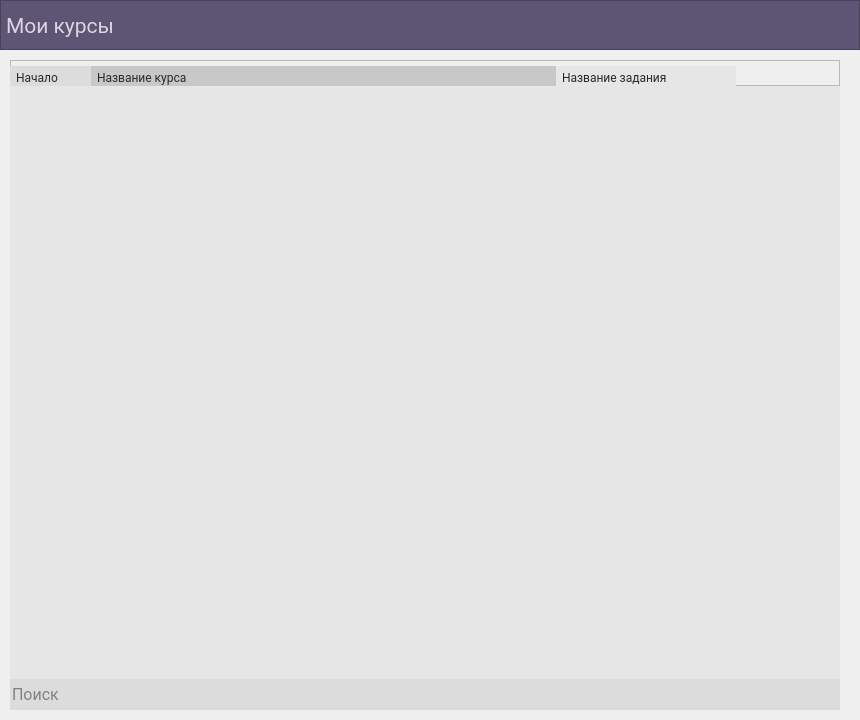
<?xml version="1.0" encoding="UTF-8"?>
<ui version="4.0">
 <class>Form</class>
 <widget class="QWidget" name="Form">
  <property name="geometry">
   <rect>
    <x>0</x>
    <y>0</y>
    <width>860</width>
    <height>720</height>
   </rect>
  </property>
  <property name="sizePolicy">
   <sizepolicy hsizetype="Expanding" vsizetype="Expanding">
    <horstretch>0</horstretch>
    <verstretch>0</verstretch>
   </sizepolicy>
  </property>
  <property name="windowTitle">
   <string>Form</string>
  </property>
  <layout class="QGridLayout" name="gridLayout" rowstretch="0,0,0,0,0,0,0,0">
   <property name="leftMargin">
    <number>0</number>
   </property>
   <property name="topMargin">
    <number>0</number>
   </property>
   <property name="rightMargin">
    <number>0</number>
   </property>
   <property name="bottomMargin">
    <number>10</number>
   </property>
   <property name="horizontalSpacing">
    <number>0</number>
   </property>
   <property name="verticalSpacing">
    <number>10</number>
   </property>
   <item row="0" column="0" colspan="4">
    <widget class="QFrame" name="frame">
     <property name="sizePolicy">
      <sizepolicy hsizetype="Expanding" vsizetype="Minimum">
       <horstretch>0</horstretch>
       <verstretch>0</verstretch>
      </sizepolicy>
     </property>
     <property name="minimumSize">
      <size>
       <width>0</width>
       <height>50</height>
      </size>
     </property>
     <property name="maximumSize">
      <size>
       <width>16777215</width>
       <height>50</height>
      </size>
     </property>
     <property name="styleSheet">
      <string notr="true">QFrame
{
	background-color: rgb(94, 84, 115);
}
</string>
     </property>
     <property name="frameShape">
      <enum>QFrame::StyledPanel</enum>
     </property>
     <property name="frameShadow">
      <enum>QFrame::Raised</enum>
     </property>
     <property name="lineWidth">
      <number>0</number>
     </property>
     <layout class="QHBoxLayout" name="horizontalLayout" stretch="1,0">
      <property name="spacing">
       <number>0</number>
      </property>
      <property name="sizeConstraint">
       <enum>QLayout::SetDefaultConstraint</enum>
      </property>
      <property name="leftMargin">
       <number>5</number>
      </property>
      <property name="topMargin">
       <number>0</number>
      </property>
      <property name="rightMargin">
       <number>2</number>
      </property>
      <property name="bottomMargin">
       <number>0</number>
      </property>
      <item>
       <widget class="QLabel" name="label">
        <property name="sizePolicy">
         <sizepolicy hsizetype="Preferred" vsizetype="Preferred">
          <horstretch>0</horstretch>
          <verstretch>0</verstretch>
         </sizepolicy>
        </property>
        <property name="minimumSize">
         <size>
          <width>0</width>
          <height>50</height>
         </size>
        </property>
        <property name="maximumSize">
         <size>
          <width>16777215</width>
          <height>50</height>
         </size>
        </property>
        <property name="font">
         <font>
          <family>Roboto</family>
          <pointsize>16</pointsize>
         </font>
        </property>
        <property name="styleSheet">
         <string notr="true">QLabel
{
	background-color: rgba(255, 255, 255, 0);
	color:rgb(220,212,229);
}</string>
        </property>
        <property name="text">
         <string>Мои курсы</string>
        </property>
       </widget>
      </item>
      <item>
       <widget class="QPushButton" name="settingsButton">
        <property name="sizePolicy">
         <sizepolicy hsizetype="Preferred" vsizetype="Preferred">
          <horstretch>0</horstretch>
          <verstretch>0</verstretch>
         </sizepolicy>
        </property>
        <property name="minimumSize">
         <size>
          <width>40</width>
          <height>40</height>
         </size>
        </property>
        <property name="maximumSize">
         <size>
          <width>50</width>
          <height>50</height>
         </size>
        </property>
        <property name="font">
         <font>
          <family>Roboto</family>
          <pointsize>9</pointsize>
         </font>
        </property>
        <property name="styleSheet">
         <string notr="true">QPushButton
{
	background-color: rgba(0,0,0, 0);
	image: url(icons/settings);
	border: none;
	color: rgb(40,40,40);
	padding: 7 7 7 7;
	border-radius: 20px;

}
	QPushButton:hover
	{
		padding: 5 5 5 5;
	}
	QPushButton:pressed
	{
		background-color: rgba(0,0,0, 40);
		padding: 3 3 3 3;	
	}</string>
        </property>
        <property name="text">
         <string/>
        </property>
       </widget>
      </item>
     </layout>
    </widget>
   </item>
   <item row="7" column="0">
    <layout class="QVBoxLayout" name="ListLay">
     <property name="spacing">
      <number>0</number>
     </property>
     <property name="leftMargin">
      <number>10</number>
     </property>
     <property name="rightMargin">
      <number>20</number>
     </property>
     <item>
      <widget class="QFrame" name="frame_2">
       <property name="minimumSize">
        <size>
         <width>0</width>
         <height>26</height>
        </size>
       </property>
       <property name="maximumSize">
        <size>
         <width>16777215</width>
         <height>26</height>
        </size>
       </property>
       <property name="frameShape">
        <enum>QFrame::StyledPanel</enum>
       </property>
       <property name="frameShadow">
        <enum>QFrame::Raised</enum>
       </property>
       <widget class="QPushButton" name="assignTab">
        <property name="geometry">
         <rect>
          <x>546</x>
          <y>0</y>
          <width>180</width>
          <height>26</height>
         </rect>
        </property>
        <property name="sizePolicy">
         <sizepolicy hsizetype="Preferred" vsizetype="Preferred">
          <horstretch>0</horstretch>
          <verstretch>0</verstretch>
         </sizepolicy>
        </property>
        <property name="minimumSize">
         <size>
          <width>0</width>
          <height>26</height>
         </size>
        </property>
        <property name="maximumSize">
         <size>
          <width>16777215</width>
          <height>26</height>
         </size>
        </property>
        <property name="font">
         <font>
          <family>Roboto</family>
          <pointsize>9</pointsize>
         </font>
        </property>
        <property name="styleSheet">
         <string notr="true">QPushButton
{
	background-color: rgb(230, 230, 230);
	border: none;
	color: rgb(40,40,40);
	text-align: left;
	padding-left: 6px;
	padding-top:2px;
	margin-top:6;
}
	QPushButton:hover
	{
		margin-top:0;
	}</string>
        </property>
        <property name="text">
         <string>Название задания</string>
        </property>
       </widget>
       <widget class="QPushButton" name="beginTab">
        <property name="geometry">
         <rect>
          <x>0</x>
          <y>0</y>
          <width>81</width>
          <height>26</height>
         </rect>
        </property>
        <property name="sizePolicy">
         <sizepolicy hsizetype="Expanding" vsizetype="Preferred">
          <horstretch>0</horstretch>
          <verstretch>0</verstretch>
         </sizepolicy>
        </property>
        <property name="minimumSize">
         <size>
          <width>81</width>
          <height>26</height>
         </size>
        </property>
        <property name="maximumSize">
         <size>
          <width>81</width>
          <height>26</height>
         </size>
        </property>
        <property name="font">
         <font>
          <family>Roboto</family>
          <pointsize>9</pointsize>
         </font>
        </property>
        <property name="styleSheet">
         <string notr="true">QPushButton
{
	background-color:rgb(220, 220, 220);
	border: none;
	color: rgb(40,40,40);
	text-align: left;
	padding-left: 6px;
	padding-top:2px;
	margin-top:6;
}
	QPushButton:hover
	{
		background-color:rgb(255, 220, 220);
		margin-top:0;
	}
	</string>
        </property>
        <property name="text">
         <string>Начало</string>
        </property>
       </widget>
       <widget class="QPushButton" name="courseTab">
        <property name="geometry">
         <rect>
          <x>81</x>
          <y>0</y>
          <width>465</width>
          <height>26</height>
         </rect>
        </property>
        <property name="sizePolicy">
         <sizepolicy hsizetype="Preferred" vsizetype="Preferred">
          <horstretch>0</horstretch>
          <verstretch>0</verstretch>
         </sizepolicy>
        </property>
        <property name="minimumSize">
         <size>
          <width>0</width>
          <height>26</height>
         </size>
        </property>
        <property name="maximumSize">
         <size>
          <width>16777215</width>
          <height>26</height>
         </size>
        </property>
        <property name="font">
         <font>
          <family>Roboto</family>
          <pointsize>9</pointsize>
         </font>
        </property>
        <property name="styleSheet">
         <string notr="true">QPushButton
{
	border: none;
	background-color:rgb(200, 200, 200);
	color: rgb(40,40,40);
	text-align: left;
	padding-left: 6px;
	padding-top:2px;
	margin-top:6;
}
	QPushButton:hover
	{
		background-color:rgb(220, 220, 220);
	margin-top:0;
	}</string>
        </property>
        <property name="text">
         <string>Название курса</string>
        </property>
       </widget>
      </widget>
     </item>
     <item>
      <widget class="QListWidget" name="list">
       <property name="enabled">
        <bool>true</bool>
       </property>
       <property name="sizePolicy">
        <sizepolicy hsizetype="Preferred" vsizetype="Preferred">
         <horstretch>0</horstretch>
         <verstretch>0</verstretch>
        </sizepolicy>
       </property>
       <property name="font">
        <font>
         <family>Roboto</family>
         <pointsize>11</pointsize>
        </font>
       </property>
       <property name="mouseTracking">
        <bool>true</bool>
       </property>
       <property name="styleSheet">
        <string notr="true">QListWidget
{
	background-color: rgb(230, 230, 230);
	alternate-background-color: rgb(220, 220, 220);
}
QListWidget:item:hover
{
	
}
QScrollBar:vertical{
			background:rgb(210, 210, 210);
            border: none;
            width:16px;    
            margin: 0px 0px 0px 0px;
        }
        QScrollBar:handle:vertical{         
       
            min-height: 0px;
          	border: 0px solid red;
			border-radius: 4px;
			margin: 0px 4px 0px 4px;
			background-color: rgb(180, 180, 180);
        }
	    QScrollBar:handle:vertical:hover {         
       
            min-height: 0px;
          	border: 0px solid red;
			border-radius: 4px;
			margin: 0px 3px 0px 3px;
			background-color: rgb(160, 160, 160);
        }
        QScrollBar::add-line {       
            height: 0px;           
        }
        QScrollBar::sub-line {
            height: 0 px;      
        }
QScrollBar:horizontal{
			background:rgb(210, 210, 210);
            border: none;
            height:16px;    
            margin: 0px 0px 0px 0px;
        }
        QScrollBar:handle:horizontal{         
       
            min-height: 0px;
          	border: 0px solid red;
			border-radius: 4px;
			margin: 4px 0px 4px 0px;
			background-color: rgb(180, 180, 180);
        }
	    QScrollBar:handle:horizontal:hover {         
       
            min-height: 0px;
          	border: 0px solid red;
			border-radius: 4px;
			margin: 3px 0px 3px 0px;
			background-color: rgb(160, 160, 160);
        }

QScrollBar::sub-page, QScrollBar::add-page
 {
    background: rgba(0,0,0,0);
}
</string>
       </property>
       <property name="frameShape">
        <enum>QFrame::NoFrame</enum>
       </property>
       <property name="frameShadow">
        <enum>QFrame::Plain</enum>
       </property>
       <property name="lineWidth">
        <number>1</number>
       </property>
       <property name="midLineWidth">
        <number>0</number>
       </property>
       <property name="verticalScrollBarPolicy">
        <enum>Qt::ScrollBarAsNeeded</enum>
       </property>
       <property name="horizontalScrollBarPolicy">
        <enum>Qt::ScrollBarAsNeeded</enum>
       </property>
       <property name="alternatingRowColors">
        <bool>true</bool>
       </property>
       <property name="selectionMode">
        <enum>QAbstractItemView::ExtendedSelection</enum>
       </property>
       <property name="resizeMode">
        <enum>QListView::Fixed</enum>
       </property>
      </widget>
     </item>
     <item>
      <layout class="QHBoxLayout" name="FilterLay">
       <property name="spacing">
        <number>0</number>
       </property>
       <property name="leftMargin">
        <number>0</number>
       </property>
       <property name="rightMargin">
        <number>0</number>
       </property>
       <property name="bottomMargin">
        <number>0</number>
       </property>
       <item>
        <widget class="QLineEdit" name="filterEdit">
         <property name="sizePolicy">
          <sizepolicy hsizetype="Expanding" vsizetype="Fixed">
           <horstretch>0</horstretch>
           <verstretch>31</verstretch>
          </sizepolicy>
         </property>
         <property name="minimumSize">
          <size>
           <width>100</width>
           <height>31</height>
          </size>
         </property>
         <property name="maximumSize">
          <size>
           <width>16777215</width>
           <height>31</height>
          </size>
         </property>
         <property name="font">
          <font>
           <family>Roboto</family>
           <pointsize>12</pointsize>
          </font>
         </property>
         <property name="styleSheet">
          <string notr="true">QLineEdit
{
	color: rgb(40, 40, 40);
	background-color: rgb(220, 220, 220);
	border:none;
}

QLineEdit::hover
{
	color: rgb(40, 40, 40);
	background-color: rgb(210, 210, 210);
	border:none;
}</string>
         </property>
         <property name="maxLength">
          <number>64</number>
         </property>
         <property name="placeholderText">
          <string>Поиск</string>
         </property>
        </widget>
       </item>
       <item>
        <widget class="QPushButton" name="saveFilterButton">
         <property name="sizePolicy">
          <sizepolicy hsizetype="Fixed" vsizetype="Fixed">
           <horstretch>0</horstretch>
           <verstretch>0</verstretch>
          </sizepolicy>
         </property>
         <property name="minimumSize">
          <size>
           <width>31</width>
           <height>31</height>
          </size>
         </property>
         <property name="maximumSize">
          <size>
           <width>31</width>
           <height>31</height>
          </size>
         </property>
         <property name="toolTip">
          <string>Сохранить настройки фильтра поиска</string>
         </property>
         <property name="styleSheet">
          <string notr="true">QPushButton
{
	border:none;
	background-color: rgb(220, 220, 220);


}
	QPushButton:hover
	{
		background-color: rgb(210, 210, 210);
	}</string>
         </property>
         <property name="text">
          <string/>
         </property>
        </widget>
       </item>
      </layout>
     </item>
    </layout>
   </item>
  </layout>
 </widget>
 <resources/>
 <connections/>
</ui>
